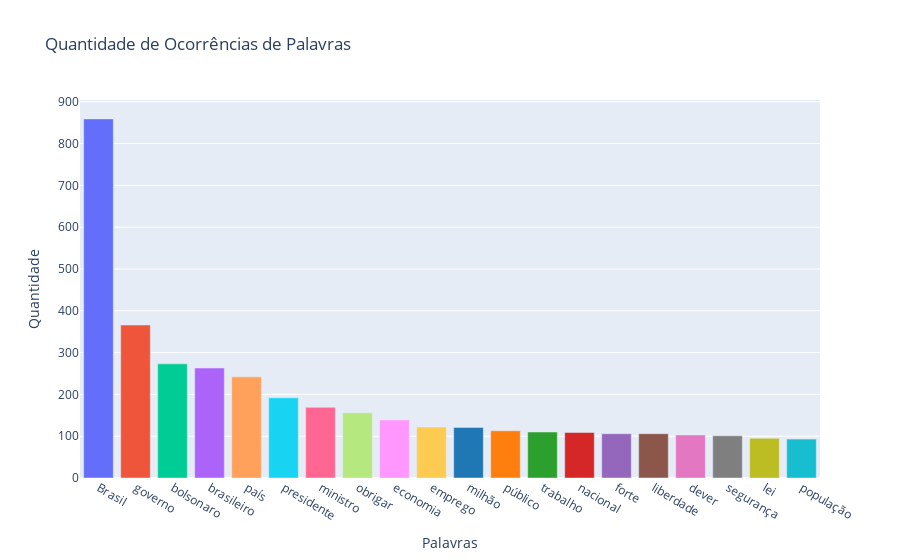

Notebook code cell kept with this figure:
### Code cell
# Dados das palavras e suas quantidades
palavras = analise_b[0:20].index
quantidades = analise_b[0:20].values

# Definir uma lista de cores
cores = ['#636EFA', '#EF553B', '#00CC96', '#AB63FA', '#FFA15A', 
         '#19D3F3', '#FF6692', '#B6E880', '#FF97FF', '#FECB52',
         '#1F77B4', '#FF7F0E', '#2CA02C', '#D62728', '#9467BD',
         '#8C564B', '#E377C2', '#7F7F7F', '#BCBD22', '#17BECF']

# Criar o gráfico de barras
fig = go.Figure(data=[go.Bar(x=palavras, y=quantidades, marker=dict(color=cores))])

# Configurar layout
fig.update_layout(
    title='Quantidade de Ocorrências de Palavras',
    xaxis_title='Palavras',
    yaxis_title='Quantidade'
)

# Exibir o gráfico
fig.show()

### Figure 1 — Plotly figure (JSON) as saved in the notebook; plotly's stock layout.template omitted (floating-point values rounded to 4 significant figures)
{"data": [{"marker": {"color": ["#636EFA", "#EF553B", "#00CC96", "#AB63FA", "#FFA15A", "#19D3F3", "#FF6692", "#B6E880", "#FF97FF", "#FECB52", "#1F77B4", "#FF7F0E", "#2CA02C", "#D62728", "#9467BD", "#8C564B", "#E377C2", "#7F7F7F", "#BCBD22", "#17BECF"]}, "type": "bar", "x": ["Brasil", "governo", "bolsonaro", "brasileiro", "país", "presidente", "ministro", "obrigar", "economia", "emprego", "milhão", "público", "trabalho", "nacional", "forte", "liberdade", "dever", "segurança", "lei", "população"], "y": [859, 366, 273, 263, 242, 192, 169, 156, 139, 122, 121, 113, 110, 109, 106, 106, 103, 101, 95, 93]}], "layout": {"title": {"text": "Quantidade de Ocorrências de Palavras"}, "xaxis": {"title": {"text": "Palavras"}}, "yaxis": {"title": {"text": "Quantidade"}}}}
